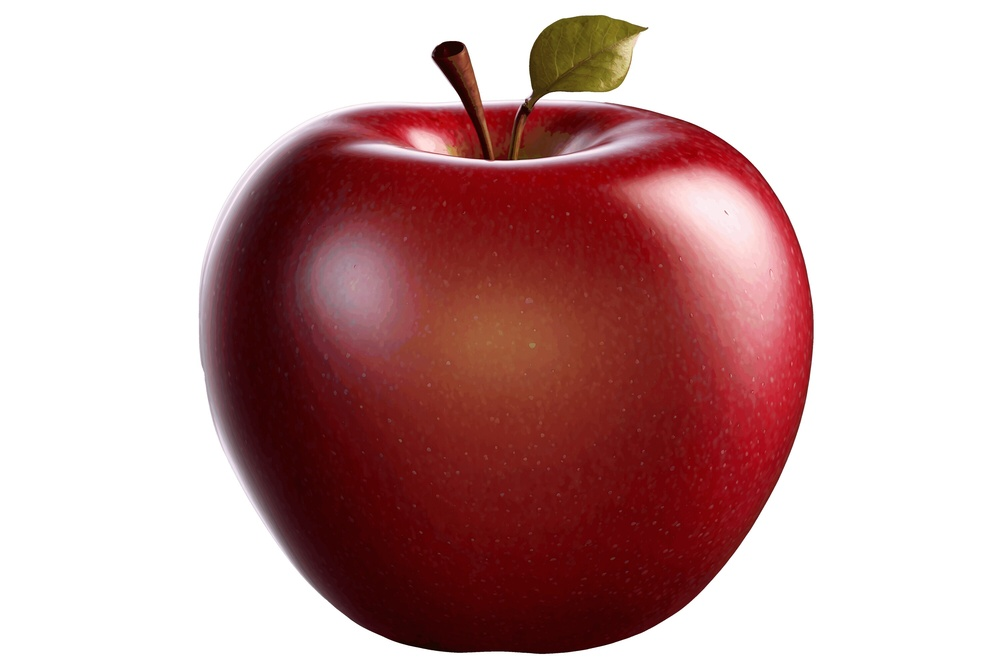
#> input picture Day 3/apple.jpg, 1000 x 667 px, shrunk from 3000 x 2000 before the run
$ python task5.py
#> lines starting #> are read from the running program, lines starting #| are printed output that depends on the picture
import cv2
import numpy as np
import matplotlib.pyplot as plt


img = cv2.imread("apple.jpg")
#> img is the input picture: shape (667, 1000, 3); mean B, G, R 163.3, 163.4, 198.4

if img is None:
    print("Image not found!")
    exit()


rgb = img[:, :, ::-1]

rgb = rgb.astype(float) / 255.0

R = rgb[:, :, 0]
G = rgb[:, :, 1]
B = rgb[:, :, 2]


def gamma_correct(value):
    return np.where(
        value > 0.04045,
        ((value + 0.055) / 1.055) ** 2.4,
        value / 12.92
    )


R = gamma_correct(R)
G = gamma_correct(G)
B = gamma_correct(B)


X = R * 0.4124 + G * 0.3576 + B * 0.1805
Y = R * 0.2126 + G * 0.7152 + B * 0.0722
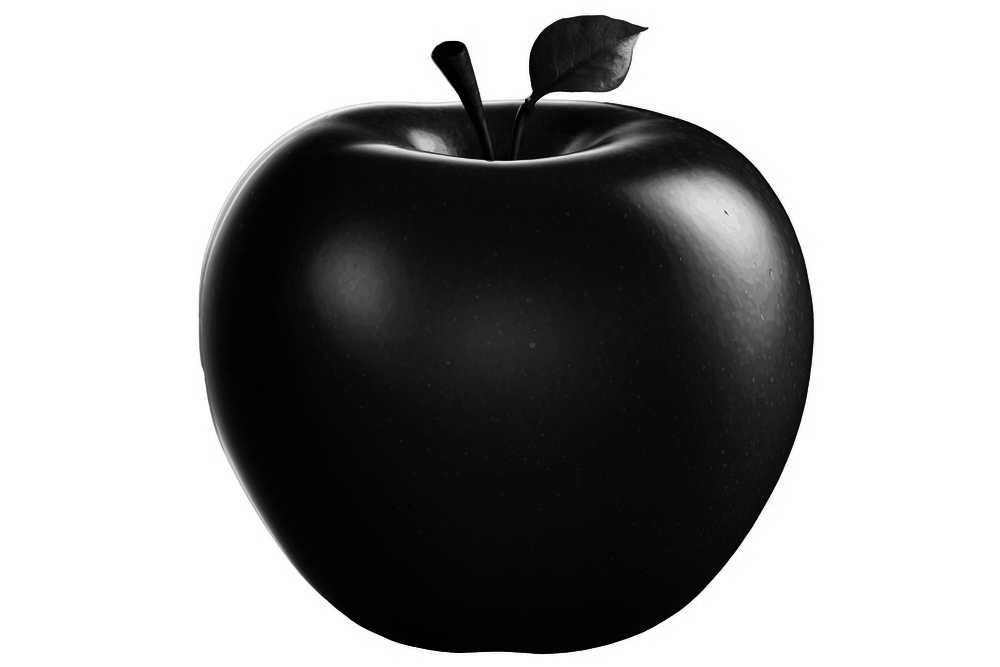
#> Y: shape (667, 1000) float64; min 0.000711, max 1, mean 0.61
Z = R * 0.0193 + G * 0.1192 + B * 0.9505


X = X / 0.95047
Y = Y / 1.00000
Z = Z / 1.08883


def f(t):
    return np.where(
        t > 0.008856,
        np.cbrt(t),
        (7.787 * t) + (16 / 116)
    )


fx = f(X)
fy = f(Y)
#> in f (call 2), `return np.where( t > 0.008856, np.cbrt(t), (7.787 * t) + (16 / 116) )`:
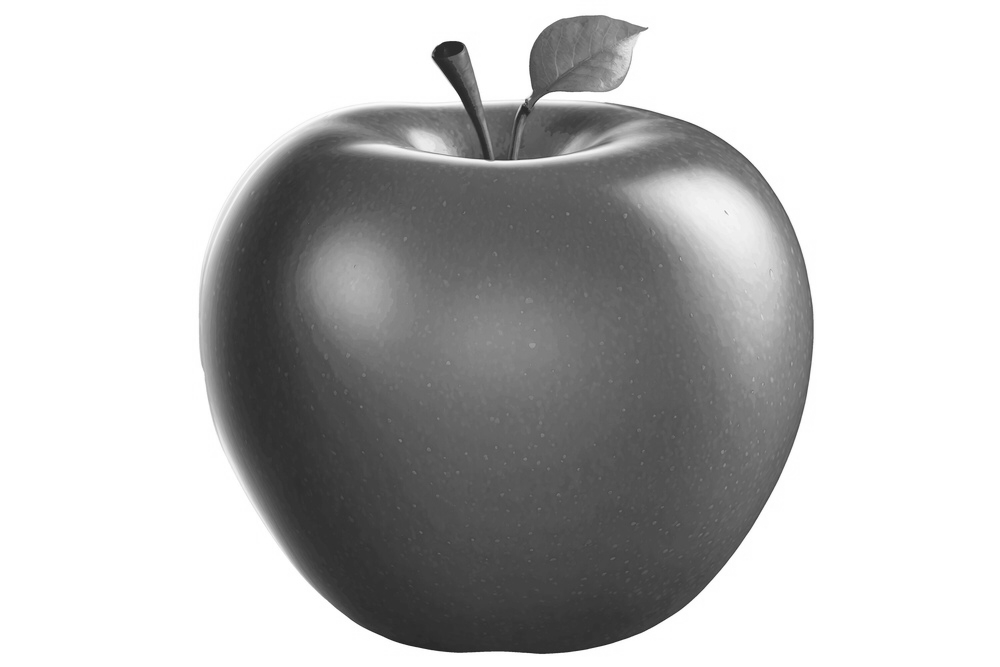
#> returned value: shape (667, 1000) float64; min 0.143, max 1, mean 0.741
fz = f(Z)


L = (116 * fy) - 16
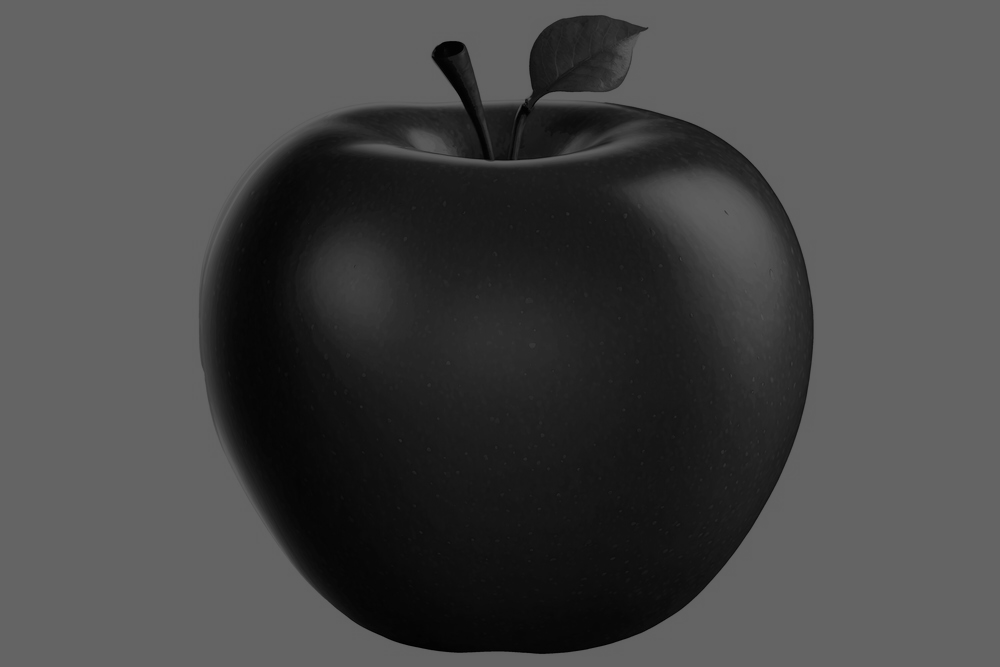
#> L: shape (667, 1000) float64; min 0.643, max 100, mean 70
A = 500 * (fx - fy)
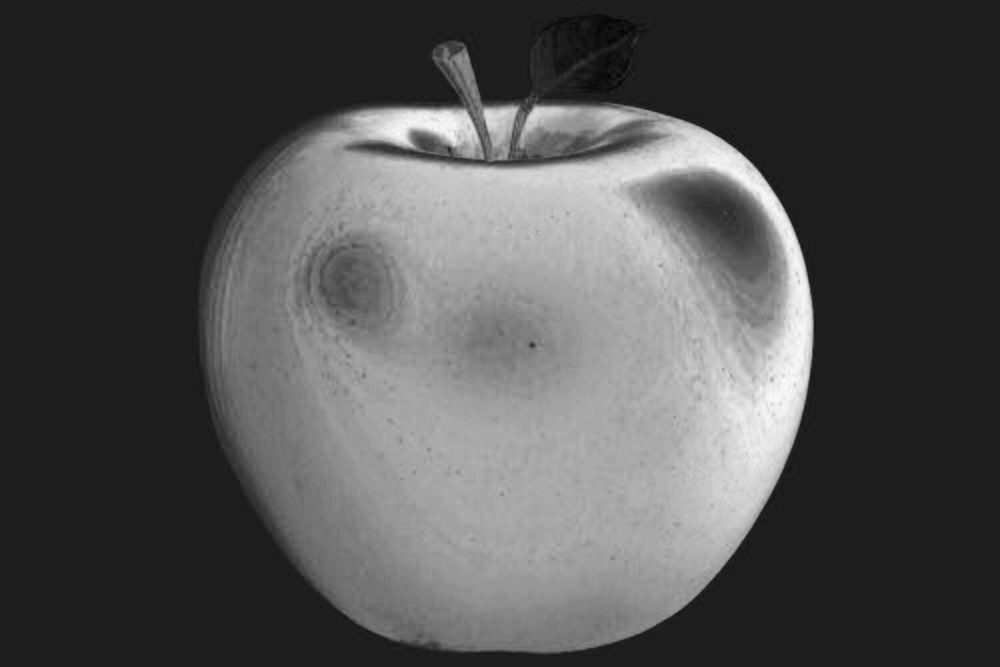
#> A: shape (667, 1000) float64; min -8.57, max 64.04, mean 14.6; drawn with min black and max white
B_lab = 200 * (fy - fz)
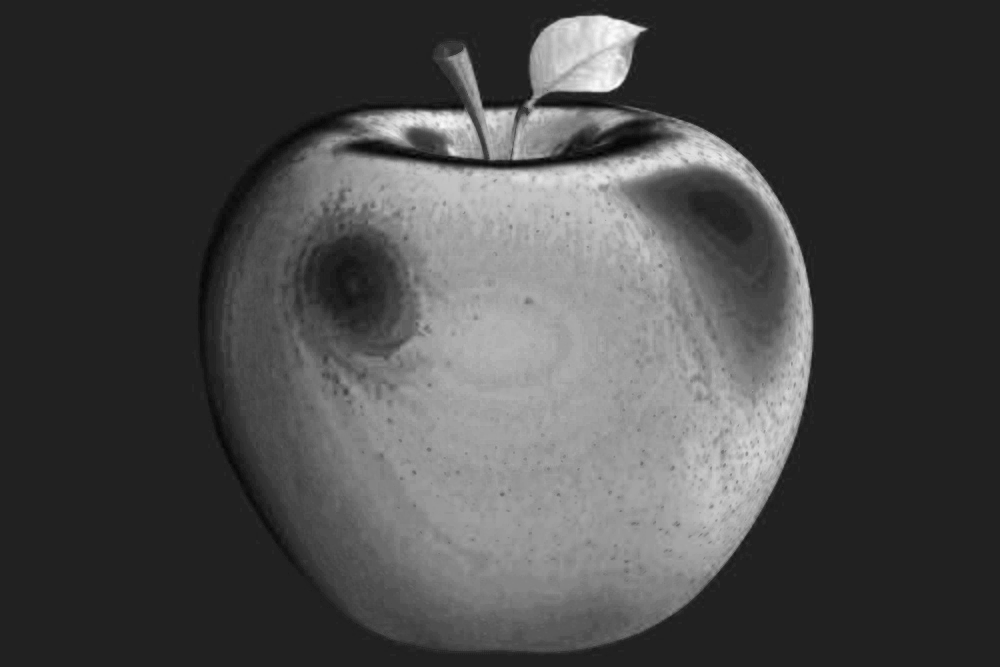
#> B_lab: shape (667, 1000) float64; min -7.45, max 48.71, mean 8.8; drawn with min black and max white


L_display = np.clip(L * 255 / 100, 0, 255).astype(np.uint8)
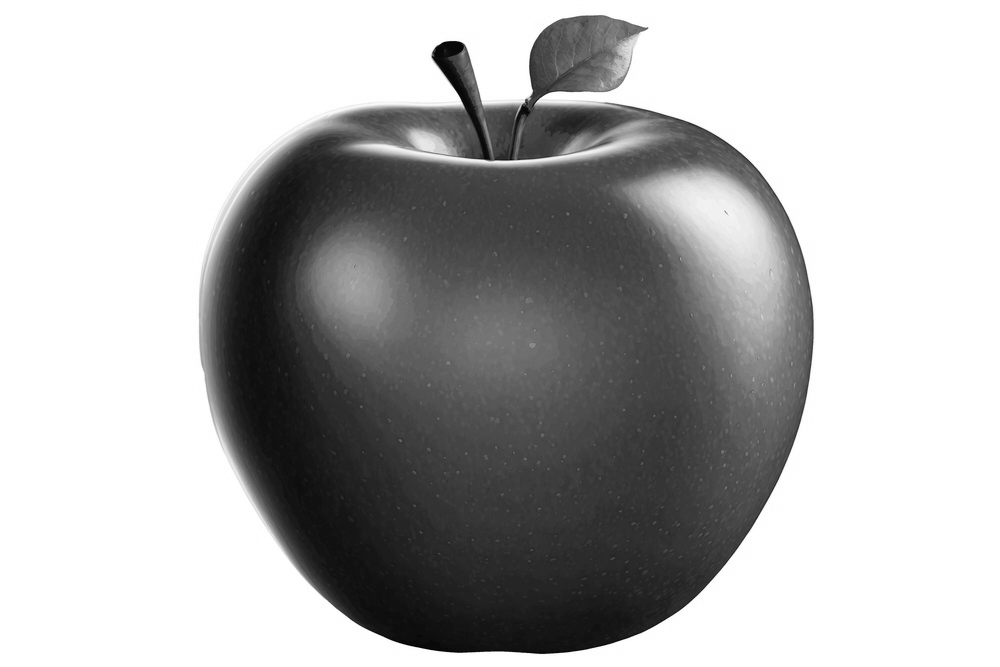
#> L_display: shape (667, 1000); min 1, max 255, mean 178.2

A_display = np.clip(A + 128, 0, 255).astype(np.uint8)

B_display = np.clip(B_lab + 128, 0, 255).astype(np.uint8)
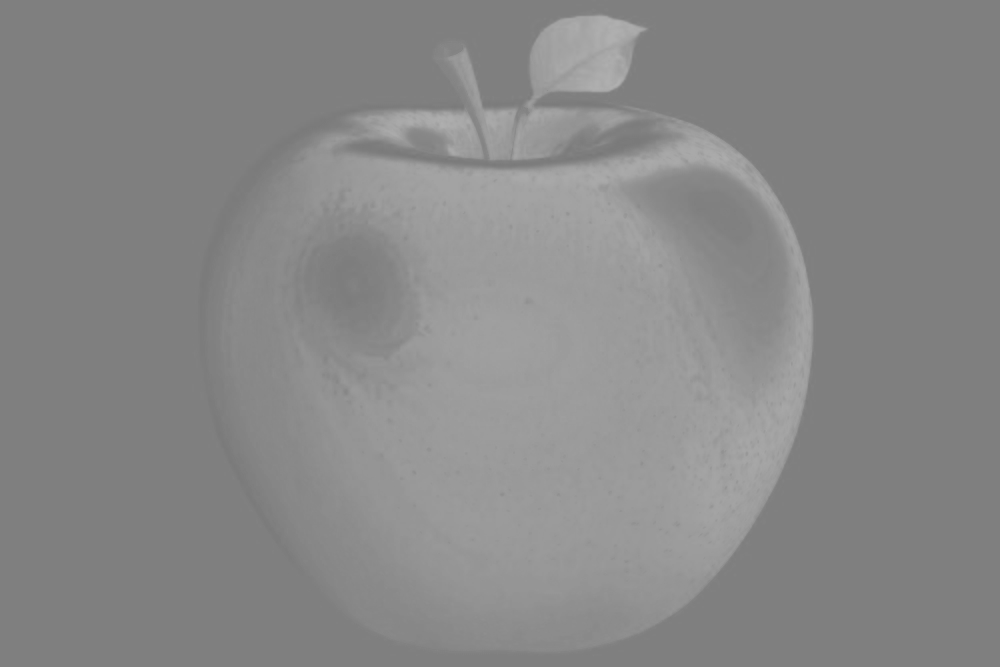
#> B_display: shape (667, 1000); min 120, max 176, mean 136


height, width = L_display.shape
#> height = 667; width = 1000


L_channel = np.zeros((height, width), dtype=np.uint8)
A_channel = np.zeros((height, width), dtype=np.uint8)
B_channel = np.zeros((height, width), dtype=np.uint8)


for i in range(height):
    for j in range(width):
        L_channel[i][j] = L_display[i][j]
        A_channel[i][j] = A_display[i][j]
        B_channel[i][j] = B_display[i][j]


plt.figure(figsize=(12,8))

plt.subplot(2,2,1)
plt.imshow(rgb)
plt.title("Original RGB Image")
plt.axis("off")

plt.subplot(2,2,2)
plt.imshow(L_channel, cmap="gray")
plt.title("L Channel")
plt.axis("off")

plt.subplot(2,2,3)
plt.imshow(A_channel, cmap="gray")
plt.title("A Channel")
plt.axis("off")

plt.subplot(2,2,4)
plt.imshow(B_channel, cmap="gray")
plt.title("B Channel")
plt.axis("off")

plt.tight_layout()
plt.show()
